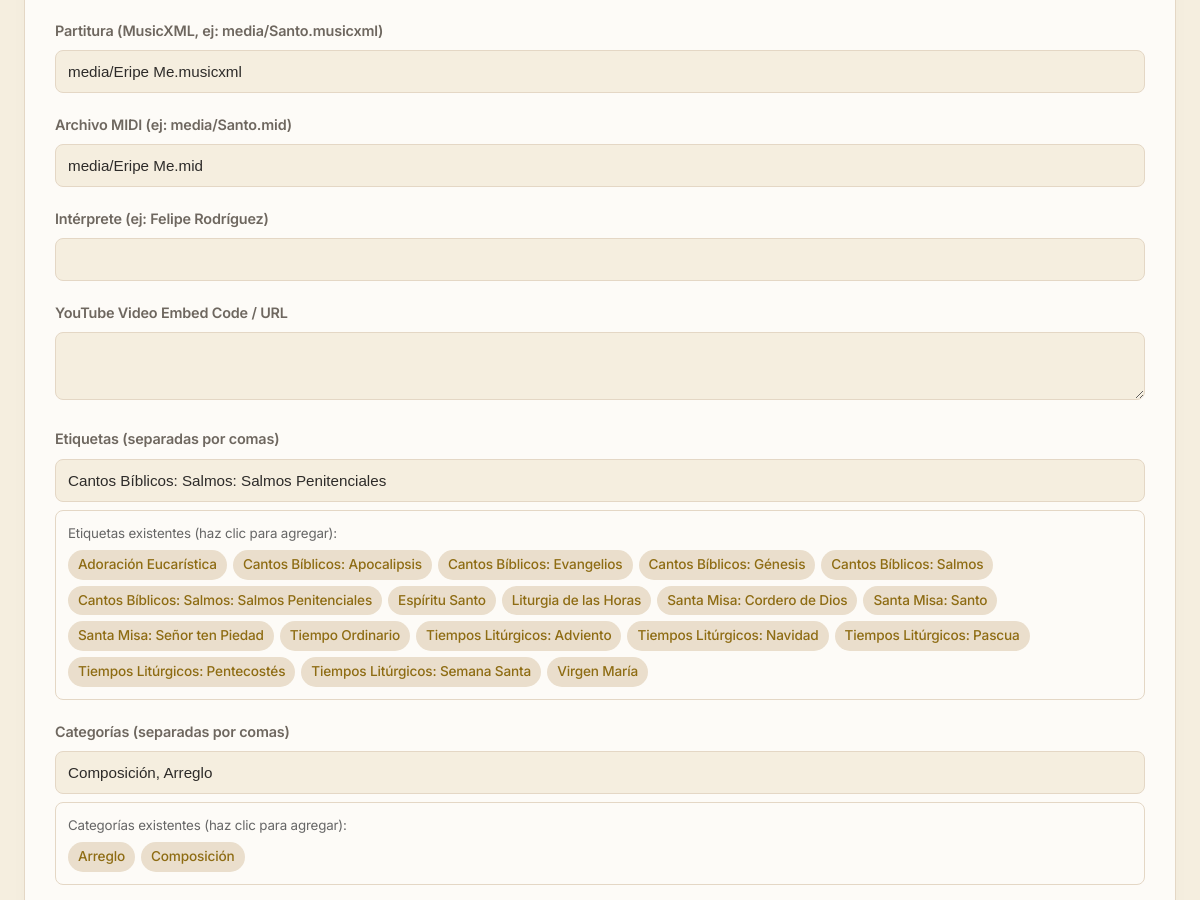
Page /composicion/35/edit (signed in, middle part) on the earlier database version.
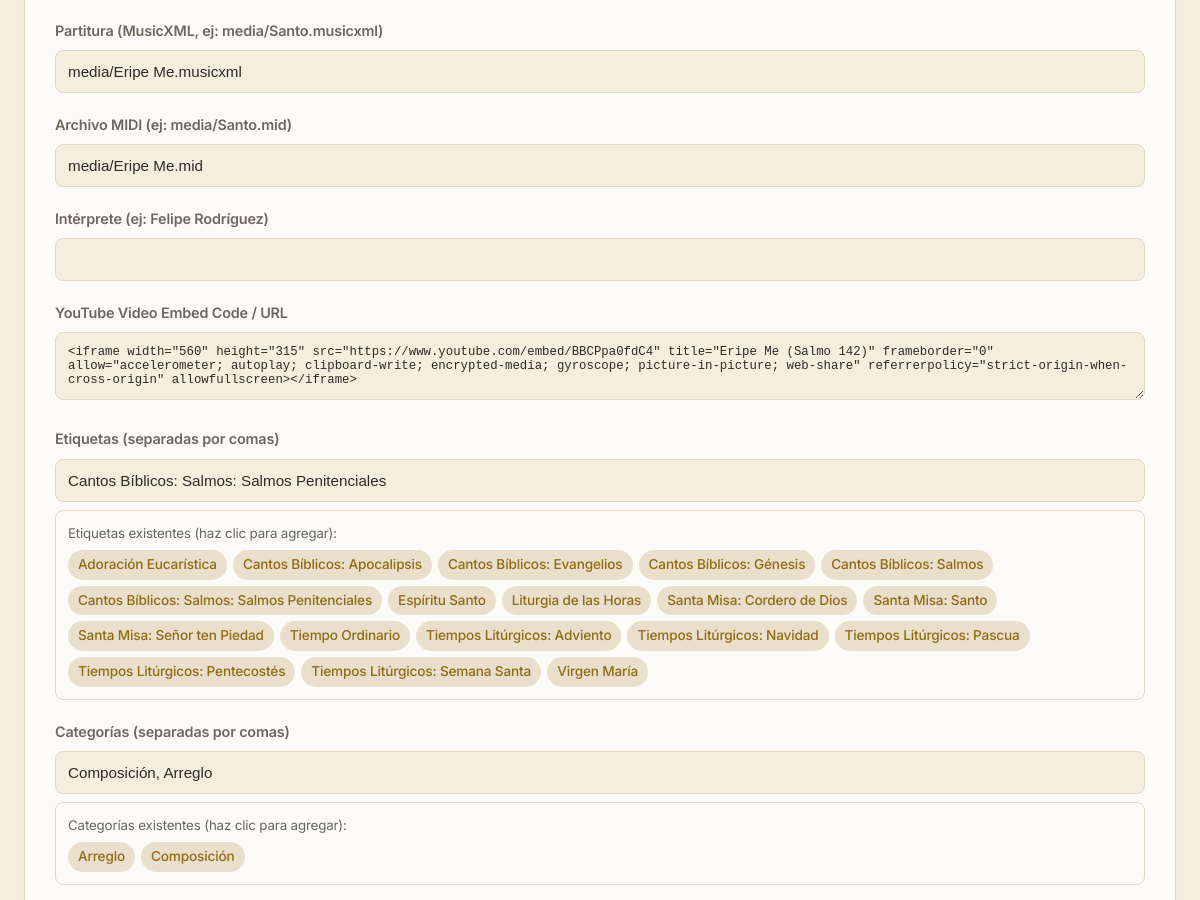
Same page on the later database version.
### models.py (models this page shows, shortened)
class Cancion(db.Model):
    __tablename__ = 'cancion'
    id = db.Column(db.Integer, primary_key=True)
    titulo = db.Column(db.String(150), nullable=False)
    musica = db.Column(db.String(100))
    letra = db.Column(db.String(100))
    adaptacion = db.Column(db.String(100))
    arreglo = db.Column(db.String(100), nullable=True)
    idioma = db.Column(db.String(50))
    dia = db.Column(db.Integer, nullable=True)
    mes = db.Column(db.Integer, nullable=True)
    anio = db.Column(db.Integer)
    descripcion = db.Column(db.Text)
    audio = db.Column(db.String(150))
    letras_acordes = db.Column(db.String(150))
    partitura = db.Column(db.String(150))
    midi = db.Column(db.String(150))
    tags_json = db.Column(db.String(500))
    tipo = db.Column(db.String(50), nullable=False, default='local')
    categorias_json = db.Column(db.String(200))
    youtube_video_embed = db.Column(db.Text)
    youtube_audio_embed = db.Column(db.Text)
    interprete = db.Column(db.String(200), nullable=True)
    ensambles_json = db.Column(db.Text, nullable=True)
    descargas_json = db.Column(db.Text, nullable=True)
    audios_json = db.Column(db.Text, nullable=True)
    tipo_pdf = db.Column(db.String(50), nullable=True)  # 'partitura' o 'letras_acordes'
    letras_json = db.Column(db.Text, nullable=True)  # {"sincronizada": bool, "lineas": [{"t": seg|null, "text": str}]}
    @property
    def letras(self):
        return json.loads(self.letras_json) if self.letras_json else None
    @property
    def tags(self):
        return json.loads(self.tags_json) if self.tags_json else []
    @property
    def categorias(self):
        return json.loads(self.categorias_json) if self.categorias_json else []

### app.py (the view, shortened to what this page needs)
@app.route('/composicion/<int:comp_id>/edit', methods=['GET', 'POST'])
@login_required
def edit_cancion(comp_id):
    cancion_a_editar = Cancion.query.get_or_404(comp_id)
    todas_las_canciones = Cancion.query.all()
    todos_los_tags = sorted(list({t.strip() for c in todas_las_canciones for t in c.tags if t and t.strip()}))
    todas_las_categorias = sorted(list({cat.strip() for c in todas_las_canciones for cat in c.categorias if cat and cat.strip()}))
    return render_template(
        'edit_cancion.html',
        cancion=cancion_a_editar,
        letras_lrc=letras_to_lrc(cancion_a_editar.letras),
        todos_los_tags=todos_los_tags,
        todas_las_categorias=todas_las_categorias
    )

### app.py (called while the page is built)
@app.context_processor
def inject_globals():
    try:
        with open('build_date.txt', 'r', encoding='utf-8') as f:
            date_str = f.read().strip()
    except Exception:
        date_str = "Desconocida"
    return dict(last_update=date_str, FEATURES=FEATURES)

def login_required(f):
    @wraps(f)
    def decorated_function(*args, **kwargs):
        if 'logged_in' not in session:
            return redirect(url_for('login', next=request.url))
        return f(*args, **kwargs)
    return decorated_function

### services/lyrics_service.py (called while the page is built)
def letras_to_lrc(letras):
    if not letras:
        return ''
    out = []
    for l in letras.get('lineas', []):
        t = l.get('t')
        if t is None:
            out.append(l['text'])
        else:
            m, s = divmod(t, 60)
            out.append('[%02d:%05.2f] %s' % (int(m), s, l['text']))
    return '\n'.join(out)

### templates/edit_cancion.html (shortened to what this page needs)
{% extends "base.html" %}
{% block content %}
    <form method="post" class="edit-form">
        <div class="form-group">
            <label for="partitura">Partitura (MusicXML, ej: media/Santo.musicxml)</label>
            <input type="text" id="partitura" name="partitura" value="{{ cancion.partitura or '' }}">
        </div>
        <div class="form-group">
            <label for="midi">Archivo MIDI (ej: media/Santo.mid)</label>
            <input type="text" id="midi" name="midi" value="{{ cancion.midi or '' }}">
        </div>
        <div class="form-group">
            <label for="interprete">Intérprete (ej: Felipe Rodríguez)</label>
            <input type="text" id="interprete" name="interprete" value="{{ cancion.interprete or '' }}">
        </div>
        <div class="form-group">
            <label for="youtube_video_embed">YouTube Video Embed Code / URL</label>
            <textarea id="youtube_video_embed" name="youtube_video_embed" rows="3">{{ cancion.youtube_video_embed or '' }}</textarea>
        </div>
        <div class="form-group">
            <label for="tags">Etiquetas (separadas por comas)</label>
            <input type="text" id="tags" name="tags" value="{{ cancion.tags | join(', ') }}">
            <div class="tags-selector" style="margin-top: 8px;">
                <small style="color: #666; display: block; margin-bottom: 4px;">Etiquetas existentes (haz clic para agregar):</small>
                <div class="available-tags" style="display: flex; flex-wrap: wrap; gap: 6px;">
                    {% for tag in todos_los_tags %}
                        <span class="tag-badge" onclick="addTag('{{ tag }}')">{{ tag }}</span>
                    {% endfor %}
                </div>
            </div>
        </div>
        <div class="form-group">
            <label for="categorias">Categorías (separadas por comas)</label>
            <input type="text" id="categorias" name="categorias" value="{{ cancion.categorias | join(', ') }}">
            <div class="tags-selector" style="margin-top: 8px;">
                <small style="color: #666; display: block; margin-bottom: 4px;">Categorías existentes (haz clic para agregar):</small>
                <div class="available-tags" style="display: flex; flex-wrap: wrap; gap: 6px;">
                    {% for cat in todas_las_categorias %}
                        <span class="tag-badge" onclick="addCategoria('{{ cat }}')">{{ cat }}</span>
                    {% endfor %}
                </div>
            </div>
        </div>
    </form>
{% endblock %}

### templates/base.html (shortened to what this page needs)
<!DOCTYPE html>
<html lang="es">
<head>
    <link rel="stylesheet" href="{{ url_for('static', filename='style.css') }}">
</head>
<body>
    <main class="container" id="pjax-container">
        {% block content %}{% endblock %}
    </main>
</body>
</html>

Differences in the rows shown:
changed Cancion "media/Eripe Me.musicxml": youtube_video_embed (not shown) → "<iframe width=\"560\" height=\"315\" src=\"https://www.youtube.com/embed/BBCPpa0fdC4\" title=\"Eripe Me (Salmo 142)\" frameborder=\"0\" allow=\"accelerometer; autoplay; clipboard-write; encrypted-media; gyroscope; picture-in-picture; web-share\" referrerpolicy=\"strict-origin-when-cross-origin\" allowfullscreen></iframe>"
